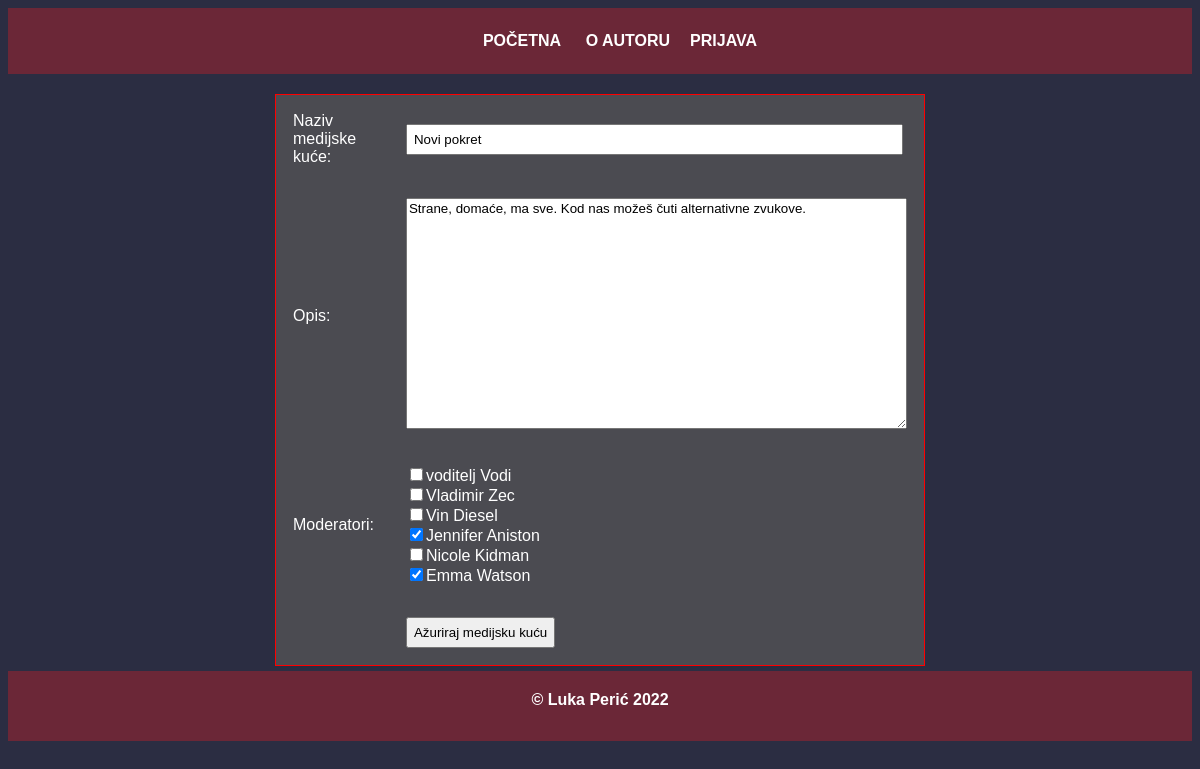
/azuriraj_medijsku.php?id=1, run on the app's committed database.
### tables this page shows
CREATE TABLE IF NOT EXISTS `medijska_kuca` (
  `medijska_kuca_id` INT NOT NULL AUTO_INCREMENT,
  `naziv` VARCHAR(45) NOT NULL,
  `opis` TEXT NULL,
  PRIMARY KEY (`medijska_kuca_id`));

CREATE TABLE IF NOT EXISTS `korisnik` (
  `korisnik_id` INT NOT NULL AUTO_INCREMENT,
  `tip_korisnika_id` INT NOT NULL,
  `medijska_kuca_id` INT NULL,
  `korime` VARCHAR(50) NOT NULL,
  `ime` VARCHAR(50) NOT NULL,
  `prezime` VARCHAR(50) NOT NULL,
  `email` VARCHAR(50) NOT NULL,
  `lozinka` VARCHAR(50) NOT NULL,
  PRIMARY KEY (`korisnik_id`),
  INDEX `tip_korisnika_id_fk_idx` (`tip_korisnika_id` ASC),
  INDEX `medijska_kuca_id_fk_idx` (`medijska_kuca_id` ASC),
  CONSTRAINT `tip_korisnika_id_fk`
    FOREIGN KEY (`tip_korisnika_id`)
    REFERENCES `tip_korisnika` (`tip_korisnika_id`)
    ON DELETE NO ACTION
    ON UPDATE NO ACTION,
  CONSTRAINT `medijska_kuca_id_fk`
    FOREIGN KEY (`medijska_kuca_id`)
    REFERENCES `medijska_kuca` (`medijska_kuca_id`)
    ON DELETE NO ACTION
    ON UPDATE NO ACTION);

### baza.php (called while the page is built, shortened)
<?php
function izvrsiUpit($veza, $upit){
	$rezultat = mysqli_query($veza,$upit);
	return $rezultat;
}

### azuriraj_medijsku.php (the view, shortened to what this page needs)
<?php
include_once("baza.php");
$veza = spojiSeNaBazu();
if (isset($_GET['id'])) {
    $id_medijske = $_GET["id"];
} else {
    $id_medijske = $_POST['id'];
}
$upit_podaci = "SELECT * FROM medijska_kuca WHERE medijska_kuca_id = {$id_medijske}";
$rezultat_podaci = izvrsiUpit($veza, $upit_podaci);
$red_podaci = mysqli_fetch_array($rezultat_podaci);
$upit_svi_mod = "SELECT * FROM korisnik WHERE tip_korisnika_id = 1";
$svi_mod = izvrsiUpit($veza, $upit_svi_mod);
?>
<!DOCTYPE html>
<html lang="hr">
<head>
    <link rel="stylesheet" type="text/css" href="style.css">
</head>
<body>
    <?php include_once("header.php"); ?>
    <div class="kontenjer">
    <table class="tablica_dt">
        <tbody>
            <form id=dodaj-medijsku name=dodaj-medijsku method="POST" action="<?= $_SERVER['PHP_SELF']; ?>">
                <tr>
                    <td><label for="naziv">Naziv medijske kuće:</label></td>
                    <td><input type="text" name="naziv" style="width: 96%" autofocus required value="<?php echo $red_podaci['naziv'] ?>"></td>
                </tr>
                <tr>
                    <td><label for="opis">Opis:</label></td>
                    <td><textarea name="opis" cols=60 rows=15><?php echo $red_podaci['opis'] ?></textarea></td>
                </tr>
                <tr>
                    <td>Moderatori:</td>
                    <td>
                        <?php
                        while ($red = mysqli_fetch_array($svi_mod)) {
                            echo "<input type='checkbox' name=moderator[] value='{$red['korisnik_id']}' ";
                            $upit_odabrani_mod = "SELECT korisnik_id FROM korisnik WHERE medijska_kuca_id = {$id_medijske}";
                            $rez_odabrani_mod = izvrsiUpit($veza, $upit_odabrani_mod);
                            while ($odabrani_mod = mysqli_fetch_array($rez_odabrani_mod)) {
                                if ($red["korisnik_id"] == $odabrani_mod["korisnik_id"]) echo " checked ";
                            }
                            echo ">{$red['ime']} {$red['prezime']}<br>";
                        } ?>
                    </td>
                </tr>
                <tr>
                    <td><input type="hidden" name="id" value="<?php echo $id_medijske ?>"></td>
                    <td><input type="submit" name="azuriranje-medijska" id="azuriranje-medijska" value="Ažuriraj medijsku kuću"></td>
                </tr>
            </form>
        </tbody>
    </table>
    </div>
    <?php include_once("footer.php");
    zatvoriVezuNaBazu($veza); ?>
</body>
</html>

### style.css (style rules this page uses)
body { background-color: #2B2D42; color: #fff; font-family: Arial, Helvetica, sans-serif; }
input[type] { padding: 6px; }
textarea { font-family: Arial, Helvetica, sans-serif; }
.tablica_dt { background-color: #4B4B51; border: 1px solid red; width: 50%; }
.tablica_dt td { padding: 15px; }
.kontenjer { display: flex; justify-content: center; margin-top: 20px; }

### data on the page
medijska_kuca: naziv "Novi pokret", opis "Strane, domaće, ma sve. Kod nas možeš čuti alternativne zvukove."
korisnik: ime "voditelj", prezime "Vodi"
korisnik: ime "Vladimir", prezime "Zec"
korisnik: ime "Vin", prezime "Diesel"
korisnik: korisnik_id "☑", ime "Jennifer", prezime "Aniston"
korisnik: ime "Nicole", prezime "Kidman"
korisnik: korisnik_id "☑", ime "Emma", prezime "Watson"
